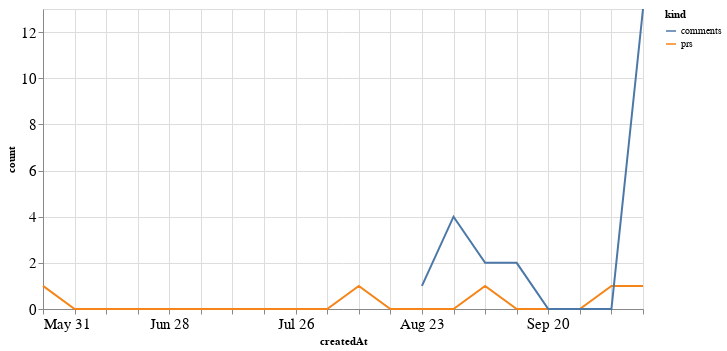

The notebook cell saved with this chart:
### Code cell
alt.Chart(total_time, width=600).mark_line().encode(
    x='createdAt',
    y='count',
    color='kind'
)

### Figure 1 — Vega-Lite specification as saved in the notebook (floating-point values rounded to 4 significant figures)
{"config": {"axisLeft": {"labelFontSize": 15}, "axisBottom": {"labelFontSize": 15}}, "data": {"name": "data-7841072d7df0564baa7e843d3de6c539"}, "mark": "line", "encoding": {"color": {"type": "nominal", "field": "kind"}, "x": {"type": "temporal", "field": "createdAt"}, "y": {"type": "quantitative", "field": "count"}}, "width": 600, "$schema": "https://vega.github.io/schema/vega-lite/v4.8.1.json", "datasets": {"data-7841072d7df0564baa7e843d3de6c539": [{"createdAt": "2020-05-31T00:00:00", "kind": "prs", "count": 1.0}, {"createdAt": "2020-06-07T00:00:00", "kind": "prs", "count": 0.0}, {"createdAt": "2020-06-14T00:00:00", "kind": "prs", "count": 0.0}, {"createdAt": "2020-06-21T00:00:00", "kind": "prs", "count": 0.0}, {"createdAt": "2020-06-28T00:00:00", "kind": "prs", "count": 0.0}, {"createdAt": "2020-07-05T00:00:00", "kind": "prs", "count": 0.0}, {"createdAt": "2020-07-12T00:00:00", "kind": "prs", "count": 0.0}, {"createdAt": "2020-07-19T00:00:00", "kind": "prs", "count": 0.0}, {"createdAt": "2020-07-26T00:00:00", "kind": "prs", "count": 0.0}, {"createdAt": "2020-08-02T00:00:00", "kind": "prs", "count": 0.0}, {"createdAt": "2020-08-09T00:00:00", "kind": "prs", "count": 1.0}, {"createdAt": "2020-08-16T00:00:00", "kind": "prs", "count": 0.0}, {"createdAt": "2020-08-23T00:00:00", "kind": "prs", "count": 0.0}, {"createdAt": "2020-08-30T00:00:00", "kind": "prs", "count": 0.0}, {"createdAt": "2020-09-06T00:00:00", "kind": "prs", "count": 1.0}, {"createdAt": "2020-09-13T00:00:00", "kind": "prs", "count": 0.0}, {"createdAt": "2020-09-20T00:00:00", "kind": "prs", "count": 0.0}, {"createdAt": "2020-09-27T00:00:00", "kind": "prs", "count": 0.0}, {"createdAt": "2020-10-04T00:00:00", "kind": "prs", "count": 1.0}, {"createdAt": "2020-10-11T00:00:00", "kind": "prs", "count": 1.0}, {"createdAt": "2020-05-31T00:00:00", "kind": "comments", "count": null}, {"createdAt": "2020-06-07T00:00:00", "kind": "comments", "count": null}, {"createdAt": "2020-06-14T00:00:00", "kind": "comments", "count": null}, {"createdAt": "2020-06-21T00:00:00", "kind": "comments", "count": null}, {"createdAt": "2020-06-28T00:00:00", "kind": "comments", "count": null}, {"createdAt": "2020-07-05T00:00:00", "kind": "comments", "count": null}, {"createdAt": "2020-07-12T00:00:00", "kind": "comments", "count": null}, {"createdAt": "2020-07-19T00:00:00", "kind": "comments", "count": null}, {"createdAt": "2020-07-26T00:00:00", "kind": "comments", "count": null}, {"createdAt": "2020-08-02T00:00:00", "kind": "comments", "count": null}, {"createdAt": "2020-08-09T00:00:00", "kind": "comments", "count": null}, {"createdAt": "2020-08-16T00:00:00", "kind": "comments", "count": null}, {"createdAt": "2020-08-23T00:00:00", "kind": "comments", "count": 1.0}, {"createdAt": "2020-08-30T00:00:00", "kind": "comments", "count": 4.0}, {"createdAt": "2020-09-06T00:00:00", "kind": "comments", "count": 2.0}, {"createdAt": "2020-09-13T00:00:00", "kind": "comments", "count": 2.0}, {"createdAt": "2020-09-20T00:00:00", "kind": "comments", "count": 0.0}, {"createdAt": "2020-09-27T00:00:00", "kind": "comments", "count": 0.0}, {"createdAt": "2020-10-04T00:00:00", "kind": "comments", "count": 0.0}, {"createdAt": "2020-10-11T00:00:00", "kind": "comments", "count": 13.0}]}}
